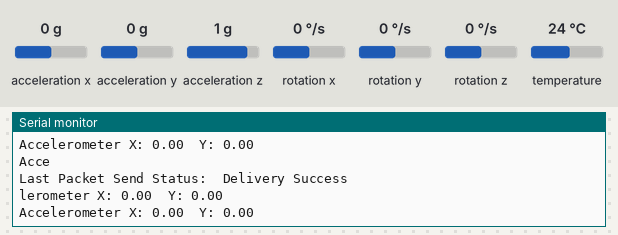
Simulated run of this sketch. Board: ESP32. Parts: the last lines printed to the serial monitor. The inputs (shaded band) are chosen by the test bench; at power-on: acceleration x 0 g, acceleration y 0 g, acceleration z 1 g, rotation x 0 °/s, rotation y 0 °/s, rotation z 0 °/s, temperature 24 °C.

Above: at 2.2 s.
2.3 s: acceleration x set to -1.4 g
At 2.3 s:
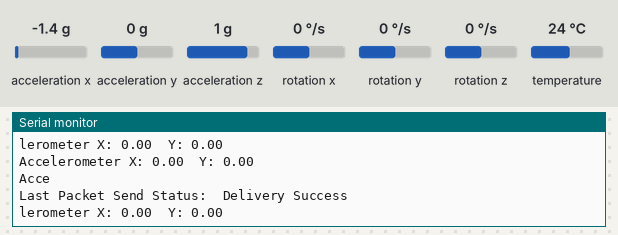
5.3 s: acceleration x set to 0 g
8.3 s: acceleration y set to -1.4 g
At 8.42 s:
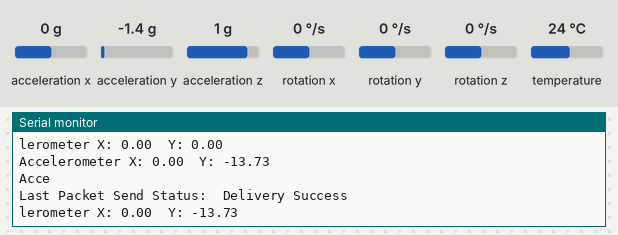
11.3 s: acceleration x set to -0.8 g
At 11.55 s:
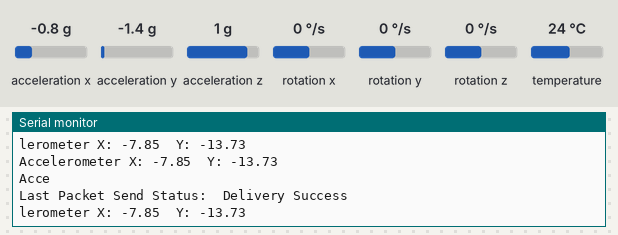
17.3 s: acceleration y set to -0.8 g
At 17.54 s:
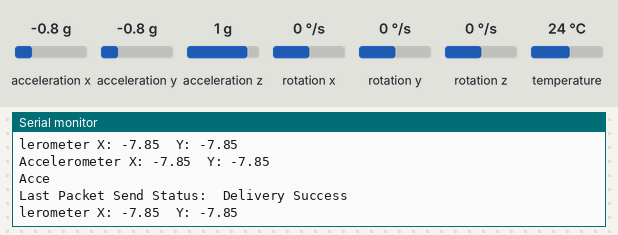
20.3 s: acceleration y set to 0 g
At 20.66 s:
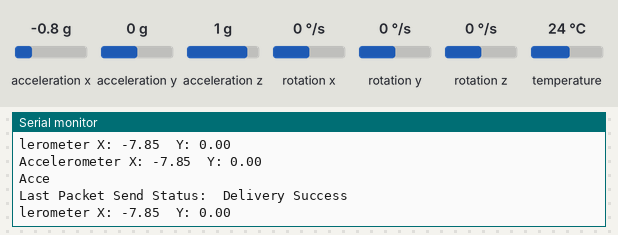
Timing chart, 0 to 23.3 s (numbered marks = the images above; inputs shaded):
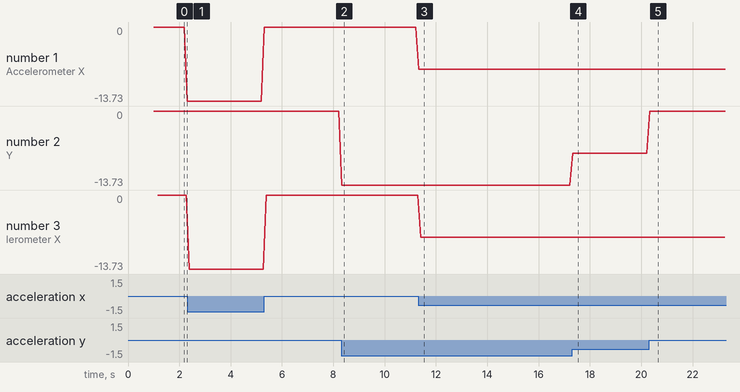

Measured:
- after the input at 8.3 s, the serial monitor: prints a new line at once (image 2)
- after the input at 11.3 s, the serial monitor: prints a new line at once (image 3)
- after the input at 17.3 s, the serial monitor: prints a new line at once (image 4)
- after the input at 20.3 s, the serial monitor: prints a new line at once (image 5)
- plotted number 1: 0 → -13.73 after the input at 2.3 s, 0 → -7.85 after the input at 11.3 s
- plotted number 2: 0 → -13.73 after the input at 8.3 s, -7.85 → 0 after the input at 20.3 s
- plotted number 3: 0 → -13.73 after the input at 2.3 s, 0 → -7.85 after the input at 11.3 s

The sketch:

transmitter_hand.ino
```cpp
// Include Libraries
#include "esp_now.h"
#include "WiFi.h"
#include "Wire.h"
#include <Adafruit_MPU6050.h>
#include <Adafruit_Sensor.h>

// Receiver MAC Address
uint8_t broadcastAddress[] = {0x2C, 0xBC, 0xBB, 0x4C, 0x64, 0xB8};

// Struct to send data
typedef struct {
  bool f;
  bool b;
  bool l;
  bool r;
} message;
message data;

// Create an object of the Adafruit_MPU6050 class
Adafruit_MPU6050 mpu;

// Initialize global variables
unsigned long timer = 0;
float x, y;
bool front = false, back = false, left = false, right = false;

// Initialize a peer
esp_now_peer_info_t peerInfo;

// Function to be called upon callback
void OnDataSent(const uint8_t *mac_addr, esp_now_send_status_t status) {
  Serial.print("\r\nLast Packet Send Status:\t");
  Serial.println(status == ESP_NOW_SEND_SUCCESS ? "Delivery Success" : "Delivery Fail");
}

void setup() {
  Serial.begin(9600);

  WiFi.mode(WIFI_STA);

  // Initialize esp-now
  if (esp_now_init() != 0) {
    Serial.println("Error Initializing ESP NOW");
    return;
  }

  // Register callback function
  esp_now_register_send_cb(OnDataSent);

  // Register peer
  memcpy(peerInfo.peer_addr, broadcastAddress, 6);
  peerInfo.channel = 0;
  peerInfo.encrypt = false;

  // Add peer
  if (esp_now_add_peer(&peerInfo) != 0) {
    Serial.println("Failed to add peer");
    return;
  }

  // Code for MPU6050 setup using Adafruit library (accelerometer only)
  Wire.setPins(21, 22); // If using custom I2C pins, otherwise can omit
  Wire.begin();

  if (!mpu.begin()) {
    Serial.println("Failed to initialize MPU6050!");
    while (1);  // Halt if initialization fails
  }
  Serial.println("MPU6050 Initialized!");

  // Configure accelerometer (no need for gyroscope configuration)
  mpu.setAccelerometerRange(MPU6050_RANGE_2_G);  // Set accelerometer range (2g)
  mpu.setFilterBandwidth(MPU6050_BAND_21_HZ);    // Optional: set low-pass filter bandwidth

  delay(1000); // Allow time for sensor setup
}

void loop() {
  // Get accelerometer and gyroscope data from MPU6050
  sensors_event_t a, g, temp;
  mpu.getEvent(&a, &g, &temp);  // Only using accelerometer (gyroscope data is ignored)

  // Read accelerometer data (X and Y axis)
  x = a.acceleration.x;
  y = a.acceleration.y;

  // Print accelerometer values to Serial Monitor
  Serial.print("Accelerometer X: ");
  Serial.print(x);
  Serial.print("\tY: ");
  Serial.println(y);

  // Process accelerometer data to determine movement
  if ((millis() - timer) > 100) { // Get data every 100ms (instead of 10ms)

    // Movement detection based on accelerometer values (with reduced threshold)
    if (x >= 5)
      back = true;
    else
      back = false;

    if (x <= -5)
      front = true;
    else
      front = false;

    if (y >= 5)
      right = true;
    else
      right = false;

    if (y <= -5)
      left = true;
    else
      left = false;

    timer = millis();  // Update timer

    // Prepare the message to send
    data.f = front;
    data.b = back;
    data.l = left;
    data.r = right;

    // Send the message over ESP-NOW
    esp_now_send(broadcastAddress, (uint8_t *)&data, sizeof(data));
  }
}
```
